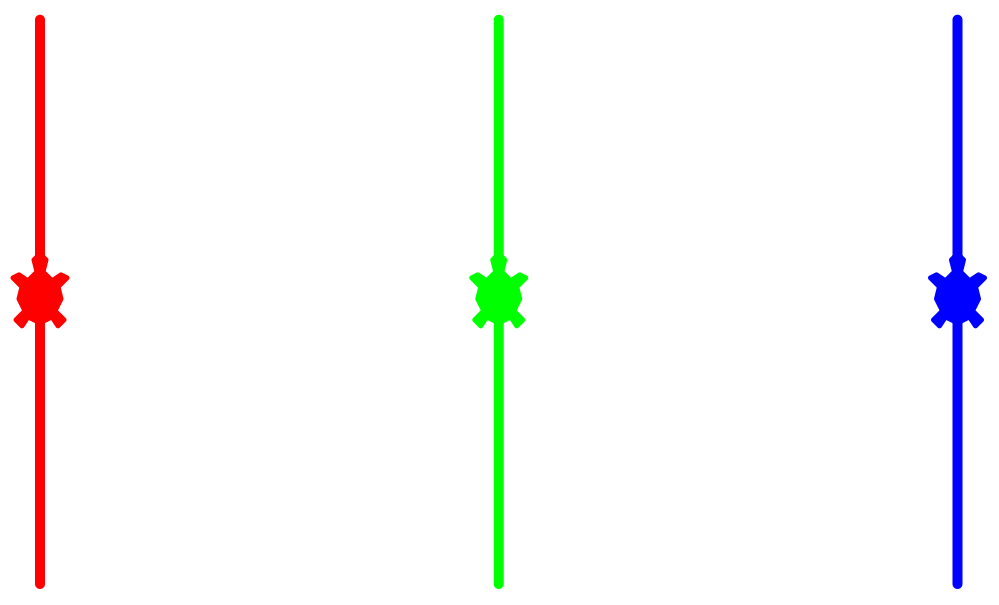

Reproduce this figure in Python.
#!/usr/bin/python3
from turtle import *
from numpy import array
from canvasvg import *
setworldcoordinates(-1,-0.2,3,1.2)
mix1=[0.5,0.5,0.5]
class colorTurtle(Turtle):
      def __init__(self,x):
          Turtle.__init__(self,shape='turtle')
          self.speed(0)
          self.lt(90)
          self.pensize(10)
          self.shapesize(3,3,5)
          self.colors=[0,0,0]
          self.colors[x]=1
          self.color(self.colors)
          self.pu()
          self.goto(x,0)
          self.pd()
          self.goto(x,1)
          self.pu()
          self.goto(x,0.5)
          #bgcolor(tuple(array([0,1,0]))) #if in slide() this stops next execution but no error message!
          #print(self.color()) #Type error onlyif self._color is used
          self.ondrag(self.slide)
      def slide(self,x,y):
          self.sety(max(0,min(y,1)))
          col=array(self.pencolor())
          col_n=array([1,1,1])-col
          bg=array(bgcolor())        
          #mix=map(lambda a,b:a*(col_n)+b*col,bg,self.ycor())
          #print(bg,col_n)
          mix=(bg*col_n+self.ycor()*col).tolist()
##        mix[self.xcor()]=self.ycor()          
          bgcolor(mix)
          #print("background color is",bgcolor())
          
##          
          

red,green,blue=colorTurtle(0),colorTurtle(1),colorTurtle(2)
bgcolor(mix1)
saveall('colorslider.svg',Screen()._canvas)
done()
